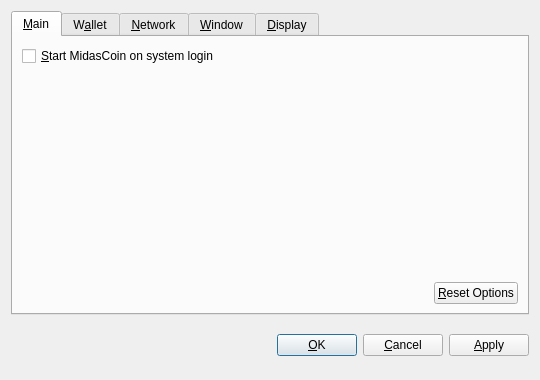
<?xml version="1.0" encoding="UTF-8"?>
<ui version="4.0">
 <class>OptionsDialog</class>
 <widget class="QDialog" name="OptionsDialog">
  <property name="geometry">
   <rect>
    <x>0</x>
    <y>0</y>
    <width>540</width>
    <height>380</height>
   </rect>
  </property>
  <property name="windowTitle">
   <string>Options</string>
  </property>
  <property name="modal">
   <bool>true</bool>
  </property>
  <layout class="QVBoxLayout" name="verticalLayout">
   <item>
    <widget class="QTabWidget" name="tabWidget">
     <property name="tabPosition">
      <enum>QTabWidget::North</enum>
     </property>
     <property name="currentIndex">
      <number>0</number>
     </property>
     <widget class="QWidget" name="tabMain">
      <attribute name="title">
       <string>&amp;Main</string>
      </attribute>
      <layout class="QVBoxLayout" name="verticalLayout_Main">
       <item>
        <widget class="QCheckBox" name="bitcoinAtStartup">
         <property name="toolTip">
          <string>Automatically start MidasCoin after logging in to the system.</string>
         </property>
         <property name="text">
          <string>&amp;Start MidasCoin on system login</string>
         </property>
        </widget>
       </item>
       <item>
        <spacer name="verticalSpacer_Main">
         <property name="orientation">
          <enum>Qt::Vertical</enum>
         </property>
         <property name="sizeHint" stdset="0">
          <size>
           <width>20</width>
           <height>40</height>
          </size>
         </property>
        </spacer>
       </item>
       <item>
        <layout class="QHBoxLayout" name="horizontalLayout_2_Main">
         <item>
          <spacer name="horizontalSpacer_2_Main">
           <property name="orientation">
            <enum>Qt::Horizontal</enum>
           </property>
           <property name="sizeHint" stdset="0">
            <size>
             <width>40</width>
             <height>20</height>
            </size>
           </property>
          </spacer>
         </item>
         <item>
          <widget class="QPushButton" name="resetButton">
           <property name="toolTip">
            <string>Reset all client options to default.</string>
           </property>
           <property name="text">
            <string>&amp;Reset Options</string>
           </property>
           <property name="autoDefault">
            <bool>false</bool>
           </property>
          </widget>
         </item>
        </layout>
       </item>
      </layout>
     </widget>
     <widget class="QWidget" name="tabWallet">
      <attribute name="title">
       <string>W&amp;allet</string>
      </attribute>
      <layout class="QVBoxLayout" name="verticalLayout_Network">
       <item>
        <widget class="QLabel" name="transactionFeeInfoLabel">
         <property name="text">
          <string>Optional transaction fee per kB that helps make sure your transactions are processed quickly. Most transactions are 1 kB.</string>
         </property>
         <property name="textFormat">
          <enum>Qt::PlainText</enum>
         </property>
         <property name="wordWrap">
          <bool>true</bool>
         </property>
        </widget>
       </item>
       <item>
        <layout class="QHBoxLayout" name="horizontalLayout_1_Main">
         <item>
          <widget class="QLabel" name="transactionFeeLabel">
           <property name="text">
            <string>Pay transaction &amp;fee</string>
           </property>
           <property name="textFormat">
            <enum>Qt::PlainText</enum>
           </property>
           <property name="buddy">
            <cstring>transactionFee</cstring>
           </property>
          </widget>
         </item>
         <item>
          <widget class="BitcoinAmountField" name="transactionFee"/>
         </item>
         <item>
          <spacer name="horizontalSpacer_1_Main">
           <property name="orientation">
            <enum>Qt::Horizontal</enum>
           </property>
           <property name="sizeHint" stdset="0">
            <size>
             <width>40</width>
             <height>20</height>
            </size>
           </property>
          </spacer>
         </item>
        </layout>
       </item>
       <item>
        <widget class="QLabel" name="label">
         <property name="text">
          <string>If you disable the spending of unconfirmed change, the change from a transaction cannot be used until that transaction has at least one confirmation. This also affects how your balance is computed.</string>
         </property>
         <property name="wordWrap">
          <bool>true</bool>
         </property>
        </widget>
       </item>
       <item>
        <widget class="QCheckBox" name="spendZeroConfChange">
         <property name="text">
          <string>Spend unconfirmed change  (experts only)</string>
         </property>
        </widget>
       </item>
       <item>
        <spacer name="verticalSpacer">
         <property name="orientation">
          <enum>Qt::Vertical</enum>
         </property>
         <property name="sizeHint" stdset="0">
          <size>
           <width>20</width>
           <height>40</height>
          </size>
         </property>
        </spacer>
       </item>
      </layout>
     </widget>
     <widget class="QWidget" name="tabNetwork">
      <attribute name="title">
       <string>&amp;Network</string>
      </attribute>
      <layout class="QVBoxLayout" name="verticalLayout_Network">
       <item>
        <widget class="QCheckBox" name="mapPortUpnp">
         <property name="toolTip">
          <string>Automatically open the MidasCoin client port on the router. This only works when your router supports UPnP and it is enabled.</string>
         </property>
         <property name="text">
          <string>Map port using &amp;UPnP</string>
         </property>
        </widget>
       </item>
       <item>
        <widget class="QCheckBox" name="connectSocks">
         <property name="toolTip">
          <string>Connect to the MidasCoin network through a SOCKS proxy (e.g. when connecting through Tor).</string>
         </property>
         <property name="text">
          <string>&amp;Connect through SOCKS proxy:</string>
         </property>
        </widget>
       </item>
       <item>
        <layout class="QHBoxLayout" name="horizontalLayout_Network">
         <item>
          <widget class="QLabel" name="proxyIpLabel">
           <property name="text">
            <string>Proxy &amp;IP:</string>
           </property>
           <property name="textFormat">
            <enum>Qt::PlainText</enum>
           </property>
           <property name="buddy">
            <cstring>proxyIp</cstring>
           </property>
          </widget>
         </item>
         <item>
          <widget class="QValidatedLineEdit" name="proxyIp">
           <property name="maximumSize">
            <size>
             <width>140</width>
             <height>16777215</height>
            </size>
           </property>
           <property name="toolTip">
            <string>IP address of the proxy (e.g. 127.0.0.1)</string>
           </property>
          </widget>
         </item>
         <item>
          <widget class="QLabel" name="proxyPortLabel">
           <property name="text">
            <string>&amp;Port:</string>
           </property>
           <property name="textFormat">
            <enum>Qt::PlainText</enum>
           </property>
           <property name="buddy">
            <cstring>proxyPort</cstring>
           </property>
          </widget>
         </item>
         <item>
          <widget class="QLineEdit" name="proxyPort">
           <property name="maximumSize">
            <size>
             <width>55</width>
             <height>16777215</height>
            </size>
           </property>
           <property name="toolTip">
            <string>Port of the proxy (e.g. 9050)</string>
           </property>
          </widget>
         </item>
         <item>
          <widget class="QLabel" name="socksVersionLabel">
           <property name="text">
            <string>SOCKS &amp;Version:</string>
           </property>
           <property name="textFormat">
            <enum>Qt::PlainText</enum>
           </property>
           <property name="buddy">
            <cstring>socksVersion</cstring>
           </property>
          </widget>
         </item>
         <item>
          <widget class="QValueComboBox" name="socksVersion">
           <property name="toolTip">
            <string>SOCKS version of the proxy (e.g. 5)</string>
           </property>
          </widget>
         </item>
         <item>
          <spacer name="horizontalSpacer_Network">
           <property name="orientation">
            <enum>Qt::Horizontal</enum>
           </property>
           <property name="sizeHint" stdset="0">
            <size>
             <width>40</width>
             <height>20</height>
            </size>
           </property>
          </spacer>
         </item>
        </layout>
       </item>
       <item>
        <spacer name="verticalSpacer_Network">
         <property name="orientation">
          <enum>Qt::Vertical</enum>
         </property>
         <property name="sizeHint" stdset="0">
          <size>
           <width>20</width>
           <height>40</height>
          </size>
         </property>
        </spacer>
       </item>
      </layout>
     </widget>
     <widget class="QWidget" name="tabWindow">
      <attribute name="title">
       <string>&amp;Window</string>
      </attribute>
      <layout class="QVBoxLayout" name="verticalLayout_Window">
       <item>
        <widget class="QCheckBox" name="minimizeToTray">
         <property name="toolTip">
          <string>Show only a tray icon after minimizing the window.</string>
         </property>
         <property name="text">
          <string>&amp;Minimize to the tray instead of the taskbar</string>
         </property>
        </widget>
       </item>
       <item>
        <widget class="QCheckBox" name="minimizeOnClose">
         <property name="toolTip">
          <string>Minimize instead of exit the application when the window is closed. When this option is enabled, the application will be closed only after selecting Quit in the menu.</string>
         </property>
         <property name="text">
          <string>M&amp;inimize on close</string>
         </property>
        </widget>
       </item>
       <item>
        <spacer name="verticalSpacer_Window">
         <property name="orientation">
          <enum>Qt::Vertical</enum>
         </property>
         <property name="sizeHint" stdset="0">
          <size>
           <width>20</width>
           <height>40</height>
          </size>
         </property>
        </spacer>
       </item>
      </layout>
     </widget>
     <widget class="QWidget" name="tabDisplay">
      <attribute name="title">
       <string>&amp;Display</string>
      </attribute>
      <layout class="QVBoxLayout" name="verticalLayout_Display">
       <item>
        <layout class="QHBoxLayout" name="horizontalLayout_1_Display">
         <item>
          <widget class="QLabel" name="langLabel">
           <property name="text">
            <string>User Interface &amp;language:</string>
           </property>
           <property name="textFormat">
            <enum>Qt::PlainText</enum>
           </property>
           <property name="buddy">
            <cstring>lang</cstring>
           </property>
          </widget>
         </item>
         <item>
          <widget class="QValueComboBox" name="lang">
           <property name="toolTip">
            <string>The user interface language can be set here. This setting will take effect after restarting MidasCoin.</string>
           </property>
          </widget>
         </item>
        </layout>
       </item>
       <item>
        <layout class="QHBoxLayout" name="horizontalLayout_2_Display">
         <item>
          <widget class="QLabel" name="unitLabel">
           <property name="text">
            <string>&amp;Unit to show amounts in:</string>
           </property>
           <property name="textFormat">
            <enum>Qt::PlainText</enum>
           </property>
           <property name="buddy">
            <cstring>unit</cstring>
           </property>
          </widget>
         </item>
         <item>
          <widget class="QValueComboBox" name="unit">
           <property name="toolTip">
            <string>Choose the default subdivision unit to show in the interface and when sending coins.</string>
           </property>
          </widget>
         </item>
        </layout>
       </item>
       <item>
        <widget class="QCheckBox" name="displayAddresses">
         <property name="toolTip">
          <string>Whether to show MidasCoin addresses in the transaction list or not.</string>
         </property>
         <property name="text">
          <string>&amp;Display addresses in transaction list</string>
         </property>
        </widget>
       </item>
       <item>
        <widget class="QCheckBox" name="coinControlFeatures">
         <property name="toolTip">
          <string>Whether to show coin control features or not.</string>
         </property>
         <property name="text">
          <string>Display coin &amp;control features (experts only!)</string>
         </property>
        </widget>
       </item>
       <item>
        <spacer name="verticalSpacer_Display">
         <property name="orientation">
          <enum>Qt::Vertical</enum>
         </property>
         <property name="sizeHint" stdset="0">
          <size>
           <width>20</width>
           <height>40</height>
          </size>
         </property>
        </spacer>
       </item>
      </layout>
     </widget>
    </widget>
   </item>
   <item>
    <layout class="QHBoxLayout" name="horizontalLayout_Buttons">
     <item>
      <spacer name="horizontalSpacer_1">
       <property name="orientation">
        <enum>Qt::Horizontal</enum>
       </property>
       <property name="sizeHint" stdset="0">
        <size>
         <width>40</width>
         <height>48</height>
        </size>
       </property>
      </spacer>
     </item>
     <item>
      <widget class="QLabel" name="statusLabel">
       <property name="font">
        <font>
         <weight>75</weight>
         <bold>true</bold>
        </font>
       </property>
       <property name="text">
        <string/>
       </property>
       <property name="textFormat">
        <enum>Qt::PlainText</enum>
       </property>
       <property name="wordWrap">
        <bool>true</bool>
       </property>
      </widget>
     </item>
     <item>
      <spacer name="horizontalSpacer_2">
       <property name="orientation">
        <enum>Qt::Horizontal</enum>
       </property>
       <property name="sizeHint" stdset="0">
        <size>
         <width>40</width>
         <height>48</height>
        </size>
       </property>
      </spacer>
     </item>
     <item>
      <widget class="QPushButton" name="okButton">
       <property name="text">
        <string>&amp;OK</string>
       </property>
      </widget>
     </item>
     <item>
      <widget class="QPushButton" name="cancelButton">
       <property name="text">
        <string>&amp;Cancel</string>
       </property>
       <property name="autoDefault">
        <bool>false</bool>
       </property>
      </widget>
     </item>
     <item>
      <widget class="QPushButton" name="applyButton">
       <property name="text">
        <string>&amp;Apply</string>
       </property>
       <property name="autoDefault">
        <bool>false</bool>
       </property>
      </widget>
     </item>
    </layout>
   </item>
  </layout>
 </widget>
 <customwidgets>
  <customwidget>
   <class>BitcoinAmountField</class>
   <extends>QSpinBox</extends>
   <header>bitcoinamountfield.h</header>
  </customwidget>
  <customwidget>
   <class>QValueComboBox</class>
   <extends>QComboBox</extends>
   <header>qvaluecombobox.h</header>
  </customwidget>
  <customwidget>
   <class>QValidatedLineEdit</class>
   <extends>QLineEdit</extends>
   <header>qvalidatedlineedit.h</header>
  </customwidget>
 </customwidgets>
 <resources/>
 <connections/>
</ui>
